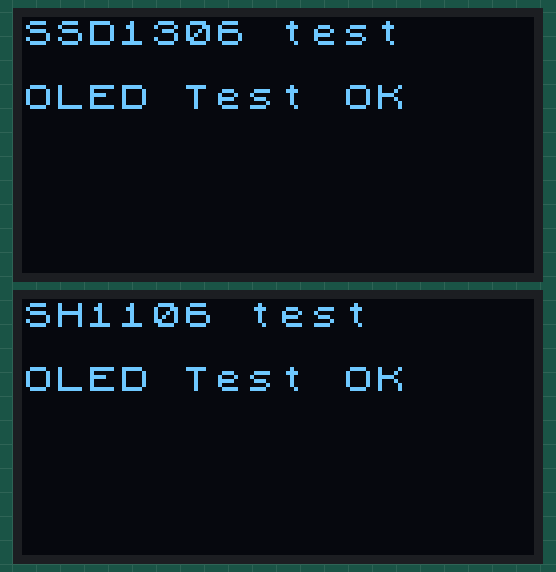
This sketch was run on a simulated Arduino Uno, built with avr-gcc and run on an emulated ATmega328P. Parts: 2 × 128×64 one-colour display.

Above: at 3.4 s.

The sketch:

OledDualTest.ino
```cpp
/*
 * OLED 双驱动测试（DeskMate 排查用）
 *
 * 依次尝试 SSD1306 与 SH1106 两种常见驱动初始化 OLED：
 *   1. 前 3 秒尝试 SSD1306，显示 "SSD1306 test"；
 *   2. 后 3 秒尝试 SH1106，显示 "SH1106 test"；
 *   3. 之后保持最后一种显示。
 *
 * 如果其中某一个能正常显示文字，说明 OLED 驱动芯片是那一种，
 * 修改主程序使用对应构造函数即可。
 * 如果两种都仍是白色条形码状白条，则基本可判断为屏幕硬件/供电问题。
 */

#include <Wire.h>
#include <U8x8lib.h>

U8X8_SSD1306_128X64_NONAME_HW_I2C oledSSD(/* reset=*/ U8X8_PIN_NONE);
U8X8_SH1106_128X64_NONAME_HW_I2C oledSH1106(/* reset=*/ U8X8_PIN_NONE);

void setup() {
  Wire.begin();

  // 第一段：SSD1306 驱动
  oledSSD.begin();
  oledSSD.setPowerSave(0);
  oledSSD.clear();
  oledSSD.setFont(u8x8_font_chroma48medium8_r);
  oledSSD.drawString(0, 0, "SSD1306 test");
  oledSSD.drawString(0, 2, "OLED Test OK");
  delay(3000);

  // 第二段：SH1106 驱动
  oledSH1106.begin();
  oledSH1106.setPowerSave(0);
  oledSH1106.clear();
  oledSH1106.setFont(u8x8_font_chroma48medium8_r);
  oledSH1106.drawString(0, 0, "SH1106 test");
  oledSH1106.drawString(0, 2, "OLED Test OK");
  delay(3000);
}

void loop() {
  delay(1000);
}
```
